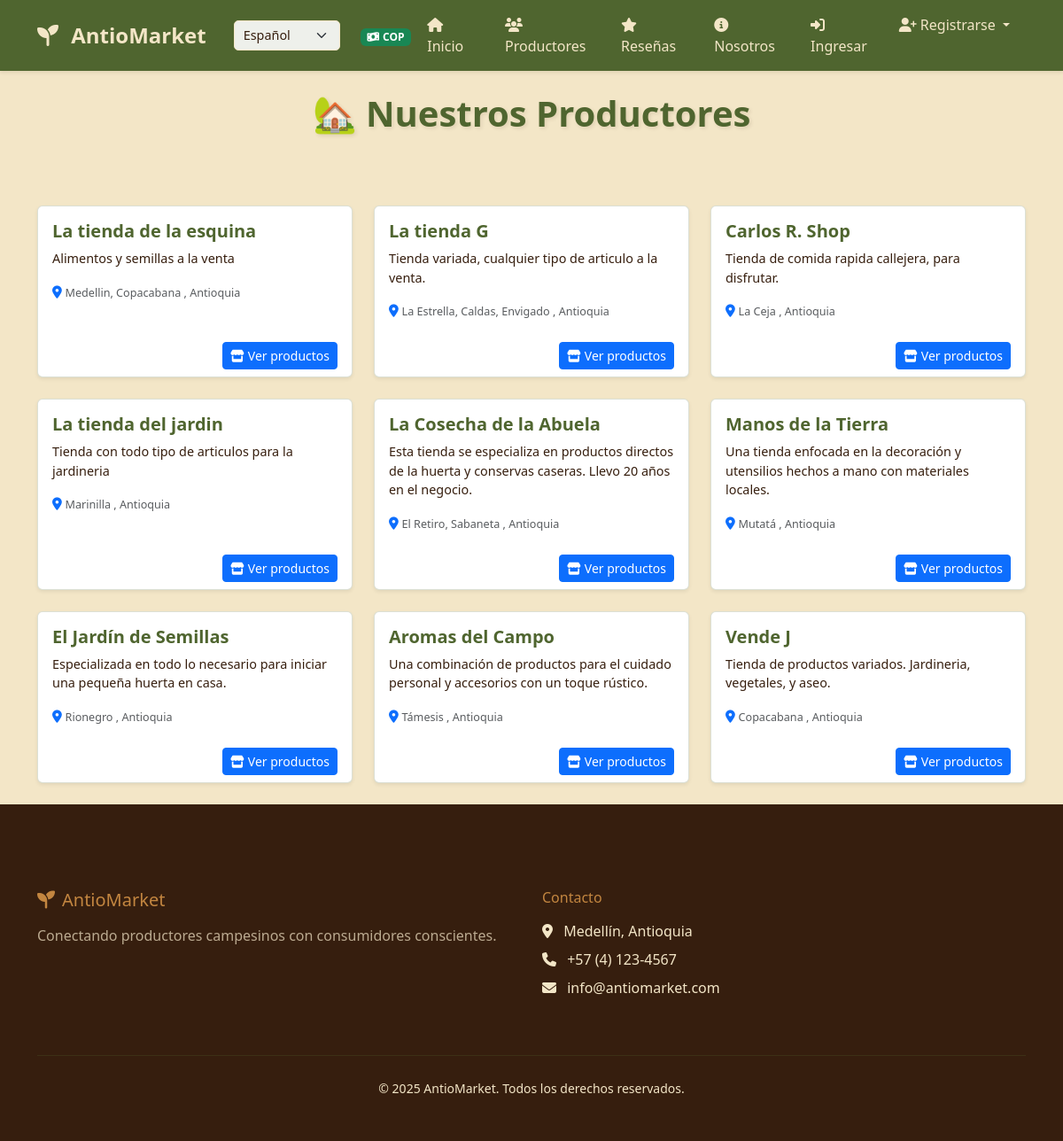
The page /es/cuentas/vendedores/ on the database its author committed.
### cuentas/models.py (models this page shows, shortened)
class CuentaVendedor(models.Model):
    usuario = models.OneToOneField(Usuario, on_delete=models.CASCADE)
    nombre_tienda = models.CharField(max_length=150, default='Mi Tienda')
    descripcion_tienda = models.TextField()

class UbicacionVendedor(models.Model):
    vendedor = models.ForeignKey(CuentaVendedor, on_delete=models.CASCADE)
    departamento = models.CharField(max_length=50, default='Antioquia')
    municipio = models.CharField(max_length=50)
    direccion = models.CharField(max_length=200)
    descripcion_zona = models.TextField(blank=True)

### cuentas/views.py (the view)
# urls.py: path('vendedores/', views.ListaVendedoresView.as_view(), name='lista_vendedores'),
class ListaVendedoresView(ListView):
    model = CuentaVendedor
    template_name = 'cuentas/lista_vendedores.html'
    context_object_name = 'vendedores'

### productos/context_processors.py (called while the page is built)
def currency_context(request):
    current_language = get_language()
    currency = 'USD' if current_language == 'en' else 'COP'
    return {
        'CURRENT_CURRENCY': currency,
        'CURRENCY_SYMBOL': CurrencyService.get_currency_symbol(currency),
        'currency_service': CurrencyService,
    }

### productos/currency_service.py (called while the page is built)
    @staticmethod
    def get_currency_symbol(currency_code):
        symbols = {
            'COP': '$',
            'USD': 'US$',
            'EUR': '€',
            'GBP': '£'
        }
        return symbols.get(currency_code, currency_code)

### cuentas/templates/cuentas/lista_vendedores.html (shortened to what this page needs)
{% extends 'base.html' %}
{% load i18n %}
{% block extra_css %}
{% load static %}
<link rel="stylesheet" href="{% static 'css/home.css' %}">
{% endblock %}
{% block content %}
<div class="container mt-4">
    <h1 class="text-center page-title mb-3">🏡 {% trans "Nuestros Productores" %}</h1>
    <div class="row mt-5">
        {% for vendedor in vendedores %}
        <div class="col-md-4 mb-4">
            <div class="card h-100 shadow-sm product-card">
                <div class="card-body">
                    <h5 class="card-title">
                        <a href="{% url 'cuentas:detalle_vendedor' vendedor.pk %}" class="text-decoration-none">
                            {{ vendedor.nombre_tienda }}
                        </a>
                    </h5>
                    <p class="card-text">{{ vendedor.descripcion_tienda|truncatechars:150 }}</p>
                    <p class="card-text">
                        <i class="fas fa-map-marker-alt text-primary"></i>
                        <small class="text-muted">
                            {% for ubicacion in vendedor.ubicacionvendedor_set.all %}
                                {{ ubicacion.municipio }}{% if not forloop.last %}, {% endif %}
                            {% endfor %}
                            , Antioquia
                        </small>
                    </p>
                </div>
                <div class="card-footer d-flex justify-content-end align-items-center bg-transparent border-0">
                    <a href="{% url 'cuentas:detalle_vendedor' vendedor.pk %}" class="btn btn-primary btn-sm">
                        <i class="fas fa-store me-1"></i>{% trans "Ver productos" %}
                    </a>
                </div>
            </div>
        </div>
        {% endfor %}
    </div>
</div>
{% endblock %}

### mercado_campesino/static/css/base.css (style rules this page uses)
:root { --color-fondo: #f3e6c7; --color-primario: #361e0e; --color-secundario: #c38640; --color-verde-oscuro: #4f652f; --color-verde-claro: #748736; }
body { background-color: var(--color-fondo); display: flex; flex-direction: column; min-height: 100vh; color: var(--color-primario); }

### productos/static/css/home.css (style rules this page uses)
.product-card { transition: transform 0.3s ease, box-shadow 0.3s ease; border: 1px solid rgba(79, 101, 47, 0.2); background-color: white; }
.product-card .card-title { color: var(--color-verde-oscuro); font-weight: bold; }
.product-card .card-title a { color: var(--color-verde-oscuro) !important; text-decoration: none; }
.product-card .card-text { color: var(--color-primario); font-size: 0.9rem; }
.page-title { color: var(--color-verde-oscuro); font-weight: bold; text-shadow: 2px 2px 4px rgba(54, 30, 14, 0.1); margin-bottom: 4rem; padding-bottom: 2rem; }

### rows shown on the page
CuentaVendedor: nombre_tienda "La tienda de la esquina", descripcion_tienda "Alimentos y semillas a la venta"
UbicacionVendedor: municipio "Medellin"
UbicacionVendedor: municipio "Copacabana"
CuentaVendedor: nombre_tienda "La tienda G", descripcion_tienda "Tienda variada, cualquier tipo de articulo a la venta."
UbicacionVendedor: municipio "La Estrella"
UbicacionVendedor: municipio "Caldas"
UbicacionVendedor: municipio "Envigado"
CuentaVendedor: nombre_tienda "Carlos R. Shop", descripcion_tienda "Tienda de comida rapida callejera, para disfrutar."
UbicacionVendedor: municipio "La Ceja"
CuentaVendedor: nombre_tienda "La tienda del jardin", descripcion_tienda "Tienda con todo tipo de articulos para la jardineria"
UbicacionVendedor: municipio "Marinilla"
CuentaVendedor: nombre_tienda "La Cosecha de la Abuela", descripcion_tienda "Esta tienda se especializa en productos directos de la huerta y conservas caseras. Llevo 20 años en el negocio."
UbicacionVendedor: municipio "El Retiro"
UbicacionVendedor: municipio "Sabaneta"
CuentaVendedor: nombre_tienda "Manos de la Tierra", descripcion_tienda "Una tienda enfocada en la decoración y utensilios hechos a mano con materiales locales."
UbicacionVendedor: municipio "Mutatá"
CuentaVendedor: nombre_tienda "El Jardín de Semillas", descripcion_tienda "Especializada en todo lo necesario para iniciar una pequeña huerta en casa."
UbicacionVendedor: municipio "Rionegro"
CuentaVendedor: nombre_tienda "Aromas del Campo", descripcion_tienda "Una combinación de productos para el cuidado personal y accesorios con un toque rústico."
UbicacionVendedor: municipio "Támesis"
CuentaVendedor: nombre_tienda "Vende J", descripcion_tienda "Tienda de productos variados. Jardineria, vegetales, y aseo."
UbicacionVendedor: municipio "Copacabana"

### other values the page prints
{{ CURRENT_CURRENCY }} "COP"
form field language "Español"
